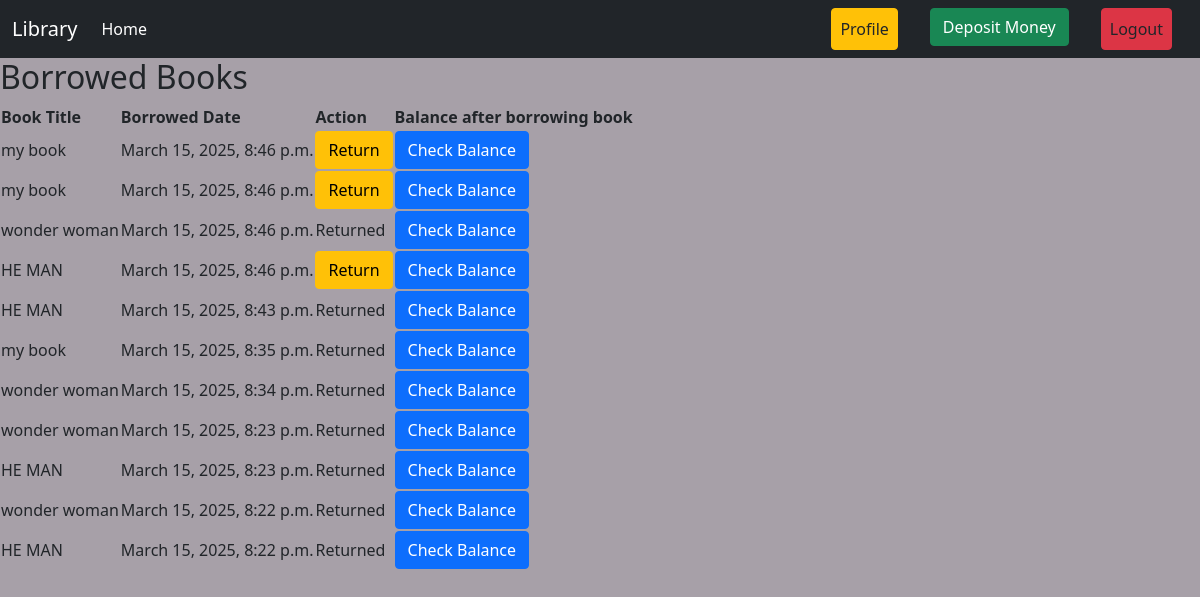
Screenshot of /user/history/ (signed in) with the database file from the repository.
### library/models.py (models this page shows, shortened)
class BorrowedBook(models.Model):
    user = models.ForeignKey(User, on_delete=models.CASCADE)
    book = models.ForeignKey(Books, on_delete=models.CASCADE)
    borrowed_date = models.DateTimeField(auto_now_add=True)
    returned = models.BooleanField(default=False)

class Books(models.Model):
    title = models.CharField(max_length=200)
    description = models.TextField()
    author = models.ForeignKey(User, on_delete=models.CASCADE, default=1)
    image = models.ImageField(upload_to='uploads/',blank=True, null= True)
    borrowing_price = models.DecimalField(max_digits=10, decimal_places=2)
    category = models.ForeignKey(Category, on_delete=models.CASCADE,related_name="books")

### User/views.py (the view)
# urls.py: path('history/', views.borrowing_history, name='borrowing_history'),
@login_required
def borrowing_history(request):
    borrowed_books = BorrowedBook.objects.filter(user=request.user).order_by('-borrowed_date')
    return render(request, 'borrowing_history.html', {'borrowed_books': borrowed_books})

### User/templates/borrowing_history.html (shortened to what this page needs)
{% extends 'base.html' %}
{% block content %}
<h2>Borrowed Books</h2>
<table>
    <thead>
        <tr>
            <th>Book Title</th>
            <th>Borrowed Date</th>
            <th>Action</th>
            <th>Balance after borrowing book</th>
        </tr>
    </thead>
    <tbody>
        {% for borrowed_book in borrowed_books %}
        <tr>
            <td>{{ borrowed_book.book.title }}</td>
            <td>{{ borrowed_book.borrowed_date }}</td>
            <td>
                {% if not borrowed_book.returned %}
                    <form action="{% url 'return_book' borrowed_book.id %}" method="post">
                        <button type="submit" class="btn btn-warning">Return</button>
                    </form>
                {% else %}
                    Returned
                {% endif %}
            </td>
            <td>  <a href="{% url 'check_balance' %} " class="btn btn-primary">Check Balance</a> </td>
        </tr>
        {% endfor %}
    </tbody>
</table>
{% endblock %}

### templates/base.html (shortened to what this page needs)
<!doctype html>
<html lang="en">
  <head>
    <link href="https://cdn.jsdelivr.net/npm/bootstrap@5.0.2/dist/css/bootstrap.min.css" rel="stylesheet">
  </head>
  <body style="background-color:rgb(167, 160, 168);">
    <nav class="navbar navbar-expand-lg navbar-dark bg-dark">
        <div class="container-fluid">
          <a class="navbar-brand" href="#">Library</a>
          <div class="collapse navbar-collapse" id="navbarSupportedContent">
            <ul class="navbar-nav me-auto mb-2 mb-lg-0">
              <li class="nav-item">
                <a class="nav-link active" aria-current="page" href="{% url 'home' %}">Home</a>
              </li>
              </ul>
            <div class="d-flex">
              <ul class="navbar-nav me-auto mb-2 mb-lg-0">
            {% if request.user.is_authenticated %}
            <li class="nav-item mx-3">
              <a class="nav-link btn btn-warning text-dark" href="{% url 'borrowing_history' %}">Profile</a>
            </li>
            <li class="nav-item mx-3">
            <a href="{% url 'deposit_money' %}" class="btn btn-success" >Deposit Money</a>
          </li>
            <li class="nav-item mx-3">
              <form action="{% url 'logout' %}" method="post" >
                <button type="submit"  class="nav-link btn btn-danger text-dark">Logout</button>
            </form>
            </li>
            {% endif %}
            </ul>
            </div>
          </div>
        </div>
      </nav>
  {% block content %} {% endblock %}
  </body>
</html>

### rows the page displays
BorrowedBook: book "my book", borrowed_date "March 15, 2025, 8:46 p.m.", returned "Return"
BorrowedBook: book "my book", borrowed_date "March 15, 2025, 8:46 p.m.", returned "Return"
BorrowedBook: book "wonder woman", borrowed_date "March 15, 2025, 8:46 p.m.", returned "Returned"
BorrowedBook: book "HE MAN", borrowed_date "March 15, 2025, 8:46 p.m.", returned "Return"
BorrowedBook: book "HE MAN", borrowed_date "March 15, 2025, 8:43 p.m.", returned "Returned"
BorrowedBook: book "my book", borrowed_date "March 15, 2025, 8:35 p.m.", returned "Returned"
BorrowedBook: book "wonder woman", borrowed_date "March 15, 2025, 8:34 p.m.", returned "Returned"
BorrowedBook: book "wonder woman", borrowed_date "March 15, 2025, 8:23 p.m.", returned "Returned"
BorrowedBook: book "HE MAN", borrowed_date "March 15, 2025, 8:23 p.m.", returned "Returned"
BorrowedBook: book "wonder woman", borrowed_date "March 15, 2025, 8:22 p.m.", returned "Returned"
BorrowedBook: book "HE MAN", borrowed_date "March 15, 2025, 8:22 p.m.", returned "Returned"
